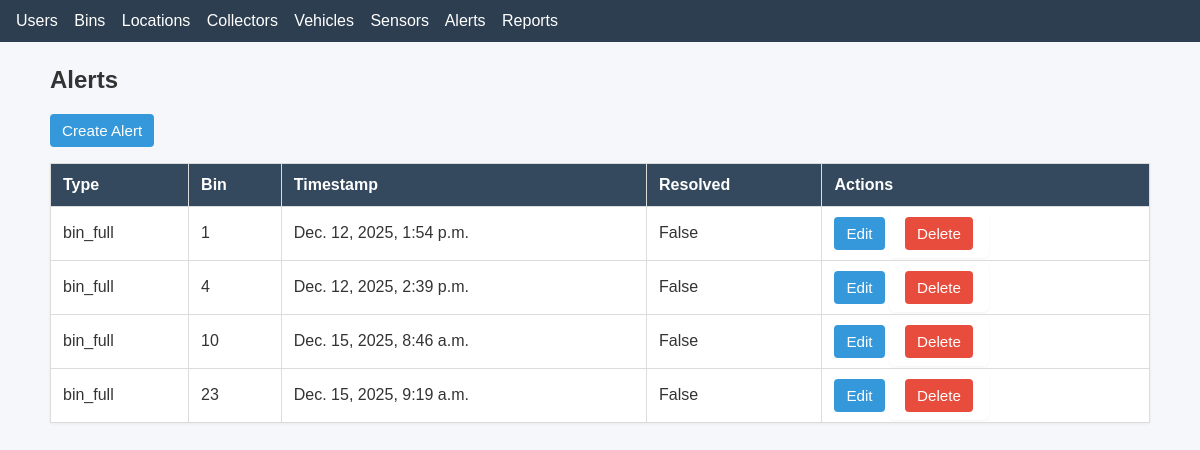
/alerts/, run on an earlier commit of the app's database.
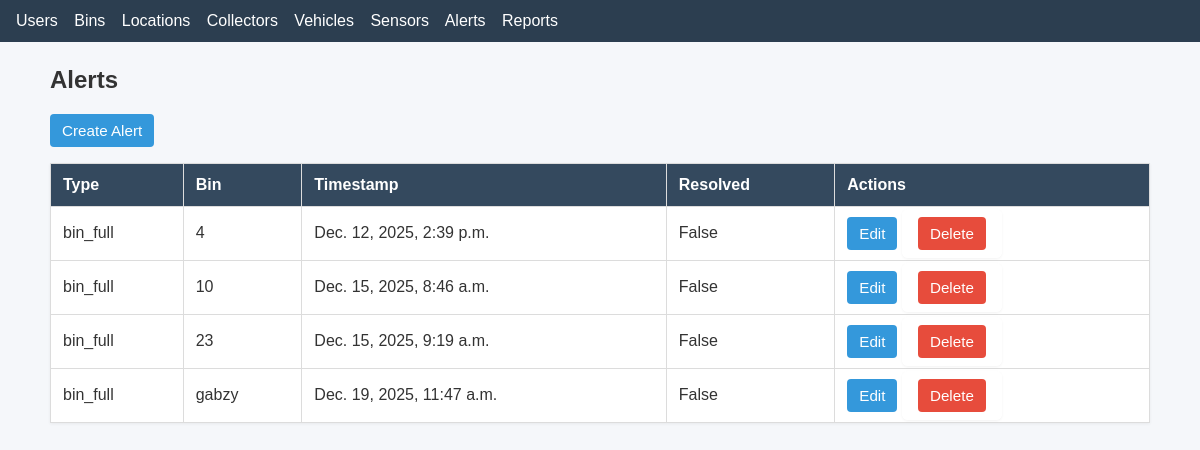
And on a later commit of the database.
### stwms/models.py (models this page shows)
class Alert(models.Model):
    ALERT_TYPES = [
        ('bin_full', 'Bin Full'),
        ('sensor_error', 'Sensor Error'),
        ('overheat', 'Overheat'),
        ('leakage', 'Leakage'),
    ]
    alert_type = models.CharField(max_length=20, choices=ALERT_TYPES)
    bin = models.ForeignKey(WasteBin, on_delete=models.CASCADE)
    timestamp = models.DateTimeField(auto_now_add=True)
    resolved = models.BooleanField(default=False)

class WasteBin(models.Model):
    status_choices = [
        ('full','Full'),('intermediate','Intermediate'), ('empty', 'Empty'),('maintenance','Maintenance')
    ]
    WasteBin_id = models.CharField(max_length=10, primary_key=True)
    location = models.OneToOneField(Location, on_delete=models.SET_NULL, null=True)
    owner = models.ForeignKey(User, on_delete=models.CASCADE, related_name='owned_bins')
    fill_level = models.DecimalField(default=0, max_digits=5, decimal_places=2)
    status = models.CharField(max_length=50, choices=status_choices)
    last_updated = models.DateTimeField(auto_now=True)

### stwms/views.py (the view)
# urls.py: path('alerts/', views.alert_list, name='alert_list'),
def alert_list(request):
    alerts = Alert.objects.all()
    return render(request, "alert/alert_list.html", {"alerts": alerts})

### stwms/templates/alert/alert_list.html
{% extends "base.html" %}
{% block content %}
<h2>Alerts</h2>
<p><a class="btn" href="{% url 'stwms:alert_create' %}">Create Alert</a></p>
<table>
    <thead><tr><th>Type</th><th>Bin</th><th>Timestamp</th><th>Resolved</th><th>Actions</th></tr></thead>
    <tbody>
    {% for alert in alerts %}
        <tr>
            <td>{{ alert.alert_type }}</td>
            <td>{{ alert.bin.WasteBin_id }}</td>
            <td>{{ alert.timestamp }}</td>
            <td>{{ alert.resolved }}</td>
            <td>
                <a class="btn" href="{% url 'stwms:alert_update' alert.id %}">Edit</a>
                <form style="display:inline" method="post" action="{% url 'stwms:alert_delete' alert.id %}">{% csrf_token %}
                    <button class="btn btn-danger" type="submit">Delete</button>
                </form>
            </td>
        </tr>
    {% empty %}
        <tr><td colspan="5">No alerts found.</td></tr>
    {% endfor %}
    </tbody>
</table>
{% endblock %}

What changed in the data, as far as the page shows it:
removed Alert: alert_type "bin_full", bin.WasteBin_id "1", timestamp "Dec. 12, 2025, 1:54 p.m.", resolved "False"
added Alert: alert_type "bin_full", bin.WasteBin_id "gabzy", timestamp "Dec. 19, 2025, 11:47 a.m.", resolved "False"
